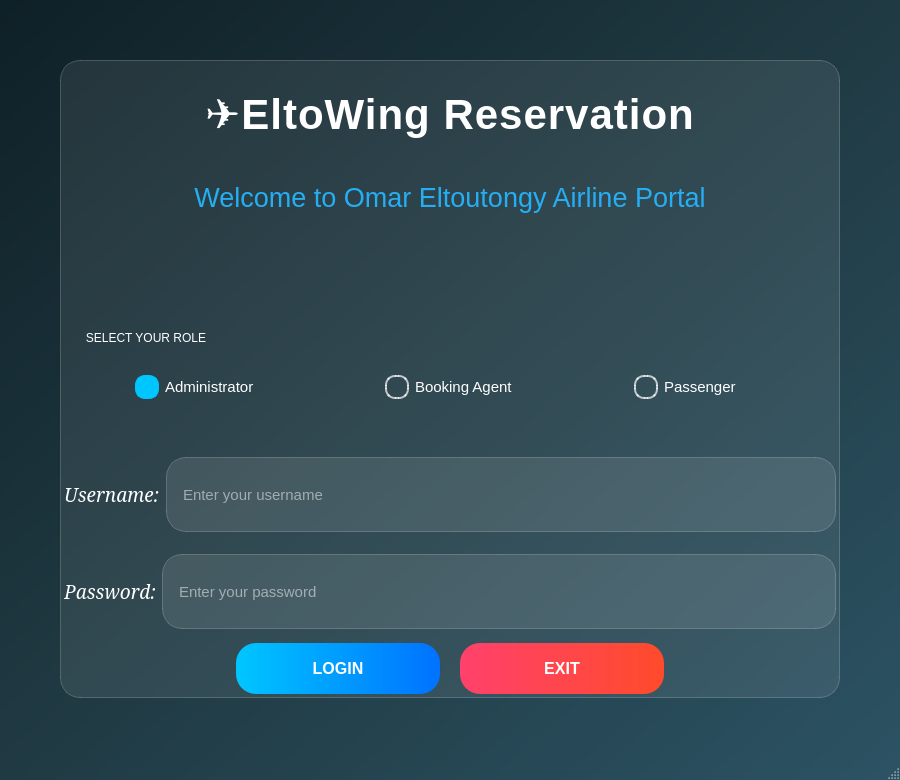
<?xml version="1.0" encoding="UTF-8"?>
<ui version="4.0">
 <class>MainWindow</class>
 <widget class="QMainWindow" name="MainWindow">
  <property name="geometry">
   <rect>
    <x>0</x>
    <y>0</y>
    <width>900</width>
    <height>780</height>
   </rect>
  </property>
  <property name="minimumSize">
   <size>
    <width>900</width>
    <height>700</height>
   </size>
  </property>
  <property name="windowTitle">
   <string>Airline System - Premium Portal</string>
  </property>
  <property name="styleSheet">
   <string notr="true">QMainWindow {
    background: qlineargradient(x1:0, y1:0, x2:1, y2:1, stop:0 #0f2027, stop:0.5 #203a43, stop:1 #2c5364);
    font-family: 'Segoe UI', system-ui, -apple-system, sans-serif;
}

QWidget#centralwidget {
    background-color: rgba(255, 255, 255, 0.08);
    border-radius: 20px;
    margin: 60px;
    border: 1px solid rgba(255,255,255,0.2);
}

QLabel#headerLabel {
    font-size: 42px;
    font-weight: 700;
    color: white;
    margin-top: 40px;
    margin-bottom: 10px;
    letter-spacing: 1px;
}

QLabel#subheaderLabel {
    font-size: 16px;
    font-weight: 300;
    color: rgba(255,255,255,0.7);
    margin-bottom: 40px;
}

QGroupBox {
    border: none;
    margin: 15px;
    padding-top: 15px;
    background-color: transparent;
}

QGroupBox::title {
    color: white;
    font-size: 18px;
    font-weight: 500;
    padding-left: 5px;
}

QRadioButton {
    color: white;
    font-size: 15px;
    font-weight: 400;
    margin: 12px;
    padding: 8px 8px 8px 30px;
}

QRadioButton::indicator {
    width: 20px;
    height: 20px;
    border-radius: 10px;
    border: 2px solid rgba(255,255,255,0.7);
    background: transparent;
    left: 5px;
}

QRadioButton::indicator:checked {
    background-color: #00c6ff;
    border-color: #00c6ff;
}

QLineEdit {
    background-color: rgba(255,255,255,0.1);
    border: 1px solid rgba(255,255,255,0.2);
    border-radius: 8px;
    padding: 14px;
    font-size: 15px;
    color: white;
    min-height: 45px;
    margin: 8px 0;
}

QLineEdit:focus {
    border: 1px solid #00c6ff;
    background-color: rgba(255,255,255,0.15);
}

QLineEdit::placeholder {
    color: rgba(255,255,255,0.4);
}

QPushButton {
    background: qlineargradient(x1:0, y1:0, x2:1, y2:0, stop:0 #00c6ff, stop:1 #0072ff);
    color: white;
    border: none;
    padding: 16px 32px;
    border-radius: 8px;
    font-size: 16px;
    font-weight: 500;
    min-width: 140px;
}

QPushButton:hover {
    background: qlineargradient(x1:0, y1:0, x2:1, y2:0, stop:0 #00c6ff, stop:1 #0062ff);
}

QPushButton#ExitButton {
    background: qlineargradient(x1:0, y1:0, x2:1, y2:0, stop:0 #ff416c, stop:1 #ff4b2b);
}

QPushButton#ExitButton:hover {
    background: qlineargradient(x1:0, y1:0, x2:1, y2:0, stop:0 #ff416c, stop:1 #ff3a2b);
}</string>
  </property>
  <widget class="QWidget" name="centralwidget">
   <property name="styleSheet">
    <string notr="true">border-radius: 20px;</string>
   </property>
   <layout class="QVBoxLayout" name="verticalLayout">
    <property name="spacing">
     <number>0</number>
    </property>
    <property name="margin" stdset="0">
     <number>40</number>
    </property>
    <item>
     <widget class="QLabel" name="headerLabel">
      <property name="text">
       <string>✈EltoWing Reservation</string>
      </property>
      <property name="alignment">
       <set>Qt::AlignmentFlag::AlignCenter</set>
      </property>
     </widget>
    </item>
    <item>
     <widget class="QLabel" name="subheaderLabel">
      <property name="text">
       <string>&lt;html&gt;&lt;head/&gt;&lt;body&gt;&lt;p&gt;&lt;span style=&quot; font-size:20pt; color:#25aef3;&quot;&gt;Welcome to Omar Eltoutongy Airline Portal&lt;/span&gt;&lt;/p&gt;&lt;/body&gt;&lt;/html&gt;</string>
      </property>
      <property name="alignment">
       <set>Qt::AlignmentFlag::AlignCenter</set>
      </property>
     </widget>
    </item>
    <item>
     <widget class="QGroupBox" name="loginGroupBox">
      <layout class="QVBoxLayout" name="verticalLayout_2">
       <item>
        <widget class="QGroupBox" name="RoleGB">
         <property name="title">
          <string>SELECT YOUR ROLE</string>
         </property>
         <layout class="QHBoxLayout" name="horizontalLayout">
          <property name="spacing">
           <number>25</number>
          </property>
          <item>
           <widget class="QRadioButton" name="AdminRButton">
            <property name="text">
             <string>Administrator</string>
            </property>
            <property name="checked">
             <bool>true</bool>
            </property>
           </widget>
          </item>
          <item>
           <widget class="QRadioButton" name="AgentRButton">
            <property name="text">
             <string>Booking Agent</string>
            </property>
           </widget>
          </item>
          <item>
           <widget class="QRadioButton" name="PassengerRButton">
            <property name="text">
             <string>Passenger</string>
            </property>
           </widget>
          </item>
         </layout>
        </widget>
       </item>
       <item>
        <layout class="QGridLayout" name="gridLayout">
         <item row="0" column="0">
          <widget class="QLabel" name="label">
           <property name="font">
            <font>
             <family>Elephant</family>
             <pointsize>20</pointsize>
            </font>
           </property>
           <property name="text">
            <string>&lt;html&gt;&lt;head/&gt;&lt;body&gt;&lt;p&gt;&lt;span style=&quot; font-size:14pt; font-style:italic; color:#ffffff;&quot;&gt;Username:&lt;/span&gt;&lt;/p&gt;&lt;/body&gt;&lt;/html&gt;</string>
           </property>
          </widget>
         </item>
         <item row="0" column="1">
          <widget class="QLineEdit" name="UserNameEdit">
           <property name="placeholderText">
            <string>Enter your username</string>
           </property>
          </widget>
         </item>
        </layout>
       </item>
       <item>
        <layout class="QGridLayout" name="gridLayout_2">
         <item row="0" column="0">
          <widget class="QLabel" name="label_2">
           <property name="font">
            <font>
             <family>Elephant</family>
            </font>
           </property>
           <property name="text">
            <string>&lt;html&gt;&lt;head/&gt;&lt;body&gt;&lt;p&gt;&lt;span style=&quot; font-size:14pt; font-style:italic; color:#ffffff;&quot;&gt;Password:&lt;/span&gt;&lt;/p&gt;&lt;/body&gt;&lt;/html&gt;</string>
           </property>
          </widget>
         </item>
         <item row="0" column="1">
          <widget class="QLineEdit" name="PasswordEdit">
           <property name="echoMode">
            <enum>QLineEdit::EchoMode::Password</enum>
           </property>
           <property name="placeholderText">
            <string>Enter your password</string>
           </property>
          </widget>
         </item>
        </layout>
       </item>
       <item>
        <layout class="QHBoxLayout" name="horizontalLayout_2">
         <property name="spacing">
          <number>20</number>
         </property>
         <item>
          <spacer name="horizontalSpacer">
           <property name="orientation">
            <enum>Qt::Orientation::Horizontal</enum>
           </property>
           <property name="sizeHint" stdset="0">
            <size>
             <width>40</width>
             <height>20</height>
            </size>
           </property>
          </spacer>
         </item>
         <item>
          <widget class="QPushButton" name="LoginButton">
           <property name="text">
            <string>LOGIN</string>
           </property>
           <property name="default">
            <bool>true</bool>
           </property>
          </widget>
         </item>
         <item>
          <widget class="QPushButton" name="ExitButton">
           <property name="text">
            <string>EXIT</string>
           </property>
          </widget>
         </item>
         <item>
          <spacer name="horizontalSpacer_2">
           <property name="orientation">
            <enum>Qt::Orientation::Horizontal</enum>
           </property>
           <property name="sizeHint" stdset="0">
            <size>
             <width>40</width>
             <height>20</height>
            </size>
           </property>
          </spacer>
         </item>
        </layout>
       </item>
      </layout>
     </widget>
    </item>
   </layout>
  </widget>
  <widget class="QMenuBar" name="menubar">
   <property name="geometry">
    <rect>
     <x>0</x>
     <y>0</y>
     <width>900</width>
     <height>25</height>
    </rect>
   </property>
  </widget>
  <widget class="QStatusBar" name="statusbar"/>
 </widget>
 <resources/>
 <connections>
  <connection>
   <sender>ExitButton</sender>
   <signal>clicked()</signal>
   <receiver>MainWindow</receiver>
   <slot>close()</slot>
   <hints>
    <hint type="sourcelabel">
     <x>20</x>
     <y>20</y>
    </hint>
    <hint type="destinationlabel">
     <x>20</x>
     <y>20</y>
    </hint>
   </hints>
  </connection>
 </connections>
</ui>
